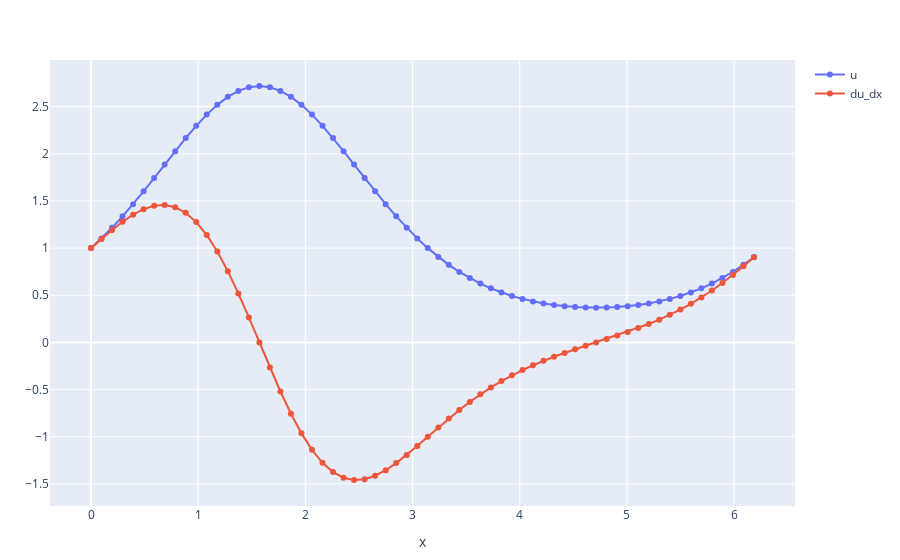

Write notebook code for a chart like this one.
### Code cell
# Also, we will plot the function, its derivative and the residual = du_dx - v
plot([
    scatter(x=x, y=u, mode="markers+lines", name="u"),
    scatter(x=x, y=du_dx, mode="markers+lines", name="du_dx")],
    Layout(xaxis_title="x") #yaxis_title="u(x)",  
)
